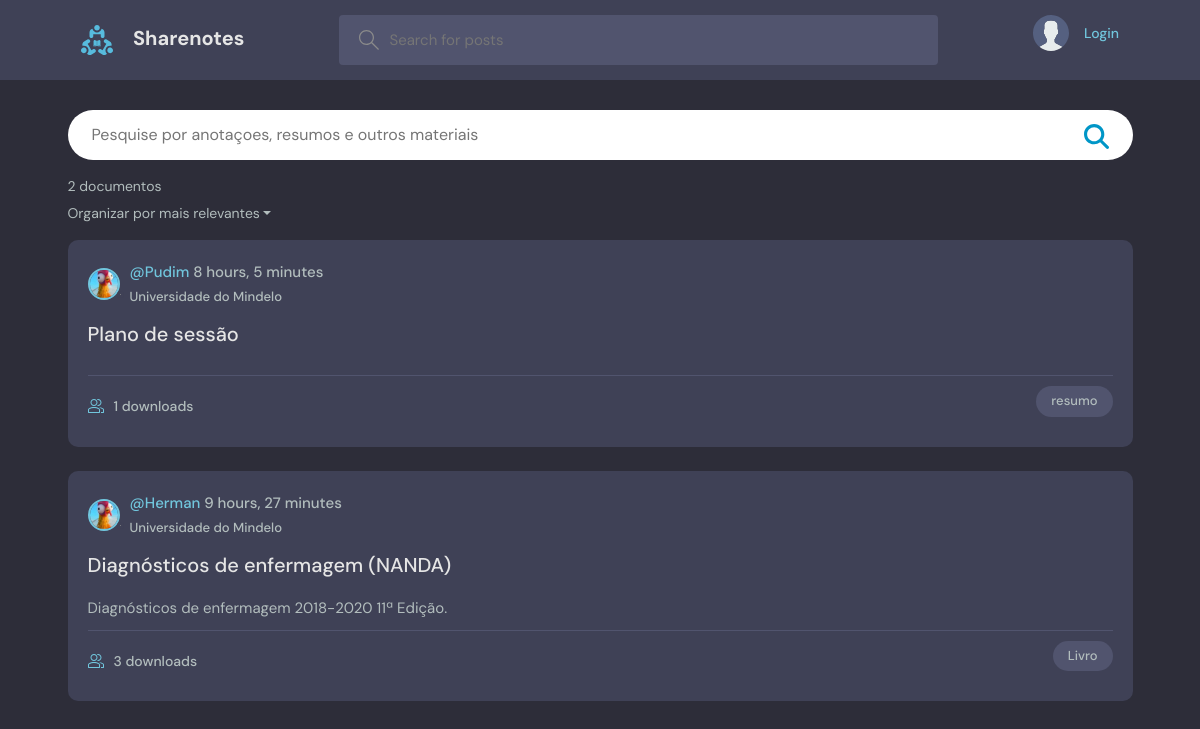
The app's page /search/ with its own data.
### base/models.py (models this page shows, shortened)
class Document(models.Model):
    name = models.CharField(max_length=300, null=True)
    slug = models.SlugField(max_length=500, null=True, blank=True)
    author = models.ForeignKey(User, on_delete=models.SET_NULL, null=True)
    document = models.FileField('documents/pdf')
    category = models.ForeignKey(Category, on_delete=models.SET_NULL, null=True)
    description = models.TextField(null=True, blank=True)
    course = models.ForeignKey(Course, on_delete=models.SET_NULL, null=True)
    school = models.ForeignKey(School, on_delete=models.SET_NULL, null=True)
    subject = models.ForeignKey(Subject, on_delete=models.SET_NULL, null=True)
    updated = models.DateTimeField(auto_now=True)
    created = models.DateTimeField(auto_now_add=True)
    likes = models.ManyToManyField(User, related_name='document_like')
    downloads = models.ManyToManyField(User, related_name='document_download')
    class Meta:
        ordering = ['-updated', '-created']
    def number_of_downloads(self):
        return self.downloads.count()

class School(models.Model):
    name = models.CharField(max_length=300, null=True)
    def __str__(self):
        return self.name

class Category(models.Model):
    name = models.CharField(max_length=300, null=True)
    def __str__(self):
        return self.name

### base/views.py (the view)
# urls.py: path('search/', views.search, name='search'),
def search(request):
    q = request.GET.get('q') if request.GET.get('q') != None else ''
    documents = Document.objects.filter(Q(name__icontains=q) | Q(course__name__icontains=q))
    context = {
        'documents': documents,
    }
    return render(request, 'base/search.html', context)

### base/templates/base/search.html (shortened to what this page needs)
{% extends 'main.html' %}
{% load static %}
{% block content %}
<main>
  <div class="container">
    <div style="margin-top: 30px;">
      {% include 'base/components/search_input.html' %}
    </div>
    {% include 'base/components/documents_list.html' %}
  </div>
</main>
{% endblock content %}

### base/templates/base/components/documents_list.html (shortened to what this page needs)
{% load static %}
<div>
      <div class=" justify-content-between my-4" style="font-size: 14px;">
        <div class="mb-2">
          {% if documents.count == 1 %}
          <span class="">{{documents.count}} documento</span>
          {% else %}
          <span class="">{{documents.count}} documentos</span>
          {% endif %}
        </div>
        <div class="dropdown">
          <span class="dropdown-toggle" data-bs-toggle="dropdown" aria-expanded="false" style="cursor: pointer;">Organizar por mais relevantes</span>
        </div>
      </div>
      <div>
        {% for document in documents %}
        <div class="documentListDocument">
            <div class="documentListDocument__header">
              <a href="{% url 'profile' document.author %}" class="documentListDocument__author">
                <div class="avatar avatar--small">
                  <img src="{% static 'images/profile.jpg' %}" />
                </div>
                <div class="d-flex flex-column">
                  <div class="d-flex">
                    <span>@{{document.author}} <span style="color: var(--color-light-gray);"> {{document.created|timesince}}</span></span>
                  </div>
                  <div>
                    <small style="color: var(--color-light-gray);">{{document.school}}</small>
                  </div>
                </div>
              </a>
            </div>
            <div class="documentListDocument__content">
              <a href="{% url 'base:document_detail' document.slug document.id %}">{{document.name}}</a>
              <p>
               {{document.description}}
              </p>
            </div>
            <div class="documentListDocument__meta">
              <span class="documentListDocument__joined">
                {{document.number_of_downloads}} downloads
              </span>
              <p class="documentListDocument__topic">{{document.category}}</p>
            </div>
          </div>
          {% endfor %}
    </div>

### static/css/global.css (style rules this page uses)
:root { --color-main: #71c6dd; --color-main-light: #e1f6fb; --color-dark: #3f4156; --color-dark-medium: #51546e; --color-dark-light: #696d97; --color-light: #e5e5e5; --color-gray: #8b8b8b; --color-light-gray: #b2bdbd; --color-bg: #2d2d39; --color-success: #5dd693; --color-error: #fc4b0b; }
* { font-family: "DM Sans", -apple-system, BlinkMacSystemFont, "Segoe UI", Roboto, Oxygen, Ubuntu, Cantarell, "Open Sans", "Helvetica Neue", sans-serif; margin: 0; padding: 0; box-sizing: border-box; text-rendering: optimizeLegibility; font-size: inherit; }
html { font-size: 56.25%; }
@media only screen and (min-width: 1200px) { html { font-size: 62.5%; } }
body { line-height: 1.6; font-weight: 400; font-size: 1.5rem; color: var(--color-light-gray); background-color: var(--color-bg); min-height: 100vh; }
img { width: 100%; }
a { display: inline-block; color: var(--color-main); text-decoration: none; }
.container { max-width: 120rem; width: 90%; margin: auto; }
.avatar { position: relative; display: inline-block; border-radius: 50%; border: 2px solid var(--color-main); height: 100%; }
.avatar img { display: block; border-radius: 50%; object-fit: cover; object-position: center; }
.avatar::after { content: ""; display: block; position: absolute; background-color: var(--color-gray); z-index: 111; border-radius: 50%; border: 0.3rem solid var(--color-dark); }
.avatar.avatar--small img { width: 2.8rem; height: 2.8rem; }
.avatar.avatar--small:after { width: 0.7rem; height: 0.7rem; bottom: 0px; right: -6px; }
.documentListDocument { margin-bottom: 2.4rem; background-color: var(--color-dark); border-radius: 1rem; padding: 2rem; }
.documentListDocument__header { display: flex; justify-content: space-between; align-items: center; }
.documentListDocument__author { font-weight: 500; display: flex; align-items: center; gap: 1rem; }
.documentListDocument__content { margin: 1rem 0; }
.documentListDocument__content a { font-size: 2rem; font-weight: 500; margin-bottom: 1.5rem; color: var(--color-light); transition: all 0.3s ease-in-out; }
.documentListDocument__meta { border-top: 1px solid var(--color-dark-medium); padding-top: 1rem; display: flex; align-items: center; justify-content: space-between; }
.documentListDocument__joined { color: var(--color-light-gray); display: flex; align-items: center; gap: 1rem; font-size: 1.4rem; font-weight: 500; }
.documentListDocument__joined svg { fill: var(--color-main); width: 1.6rem; height: 1.6rem; }
.documentListDocument__topic { padding: 5px 1.5rem; background-color: var(--color-dark-medium); border-radius: 5rem; font-weight: 500; font-size: 1.3rem; }

### records on screen
Document: author "Pudim", created "8 hours, 5 minutes", school "Universidade do Mindelo", name "Plano de sessão", number_of_downloads "1", category "resumo"
Document: author "Herman", created "9 hours, 27 minutes", school "Universidade do Mindelo", name "Diagnósticos de enfermagem (NANDA)", description "Diagnósticos de enfermagem 2018-2020 11ª Edição.", number_of_downloads "3", category "Livro"

### other values on screen
{{ documents.count }} "2"
